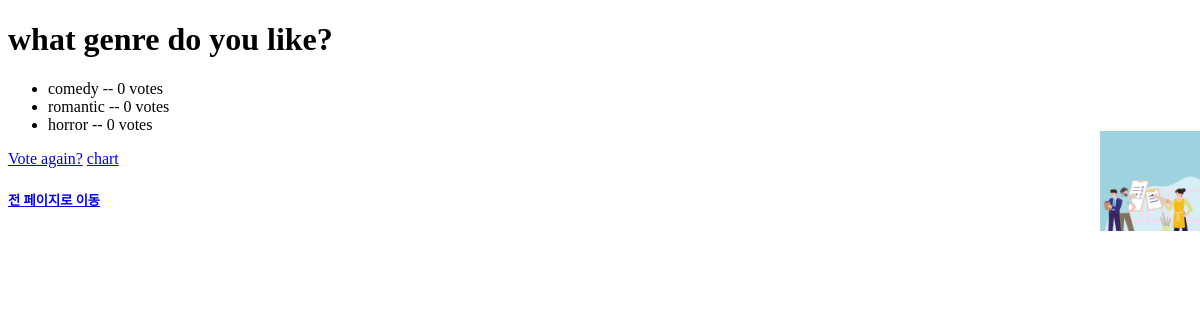
/3/results/, run on an earlier commit of the app's database.
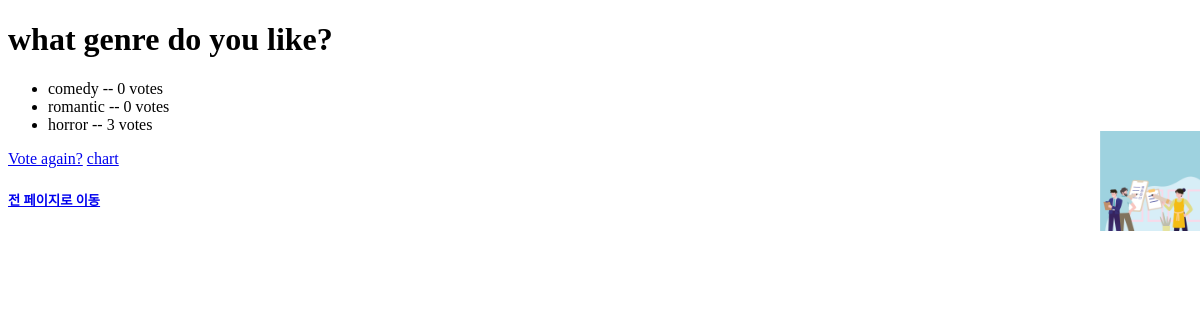
And on a later commit of the database.
### poll/models.py (models this page shows, shortened)
class Choice(models.Model):
    question = models.ForeignKey(Question, on_delete=models.CASCADE)
    choice_text = models.CharField(max_length=200)
    votes = models.IntegerField(default=0)

### poll/views.py (the view)
# urls.py: path('<int:pk>/results/', views.ResultsView.as_view(), name='results'),
class ResultsView(generic.DetailView):
    model = Question
    template_name = 'poll/results.html'

### poll/templates/poll/results.html (shortened to what this page needs)
<!DOCTYPE html>
<html lang="en">
<head>
    {% load static %}
     <link rel="stylesheet" type="text/css" href="{% static 'poll/style.css' %}">
</head>
<body>
<h1>{{question.question_text}}</h1>
<ul>
  {% for choice in question.choice_set.all %}
  <li>{{choice.choice_text}} -- {{choice.votes}} vote{{choice.votes|pluralize}}</li>
  {% endfor %}
</ul>
<a href="{% url 'detail' question.id %}">Vote again?</a>
<a href="{% url 'chart' question.id %}">chart</a>
<h5><a href="/poll/">전 페이지로 이동</a></h5>
</body>
</body>
</html>

What changed in the data, as far as the page shows it:
changed Choice "horror": votes "0" → "3"
